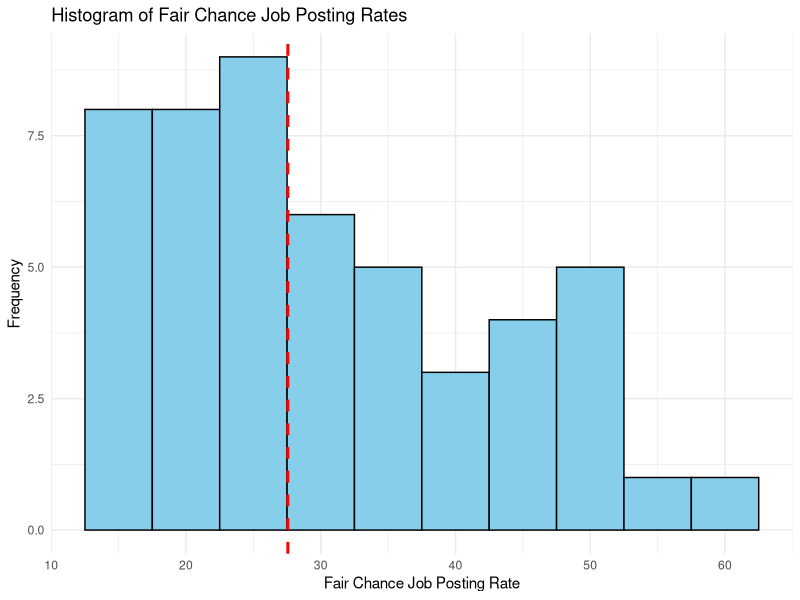
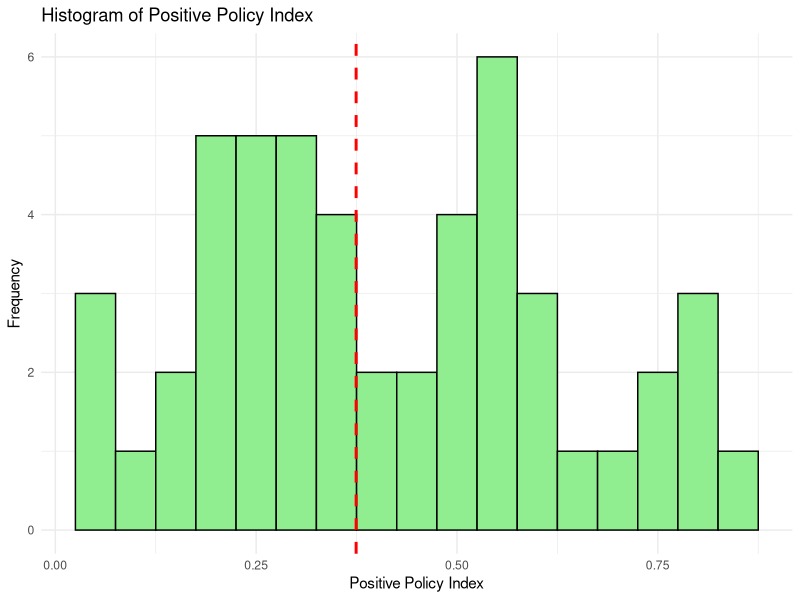
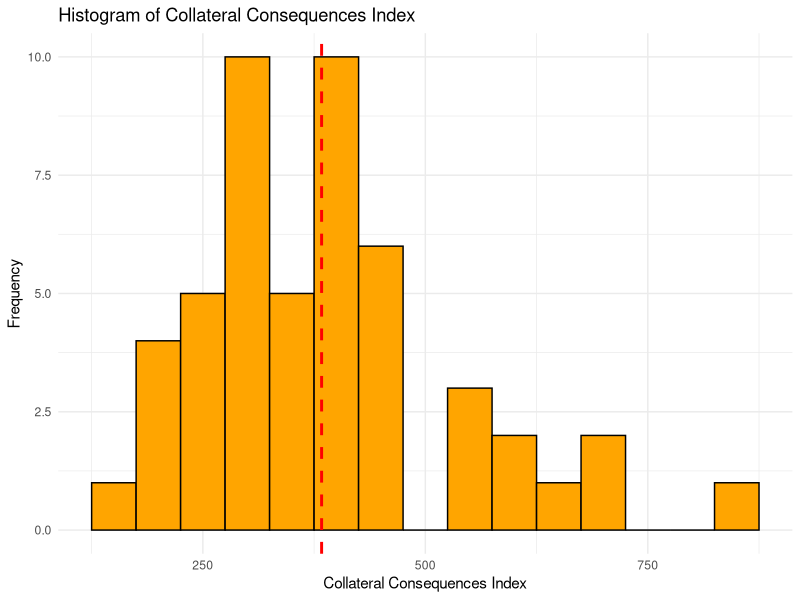
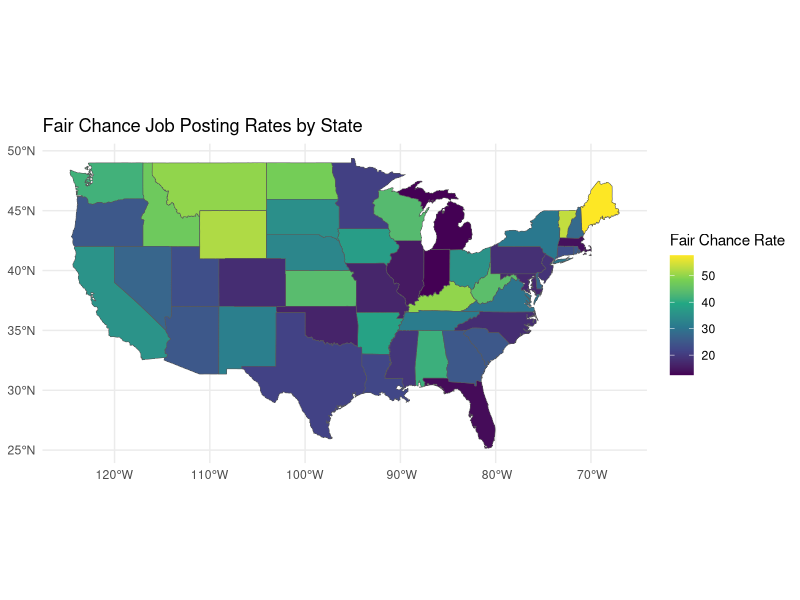
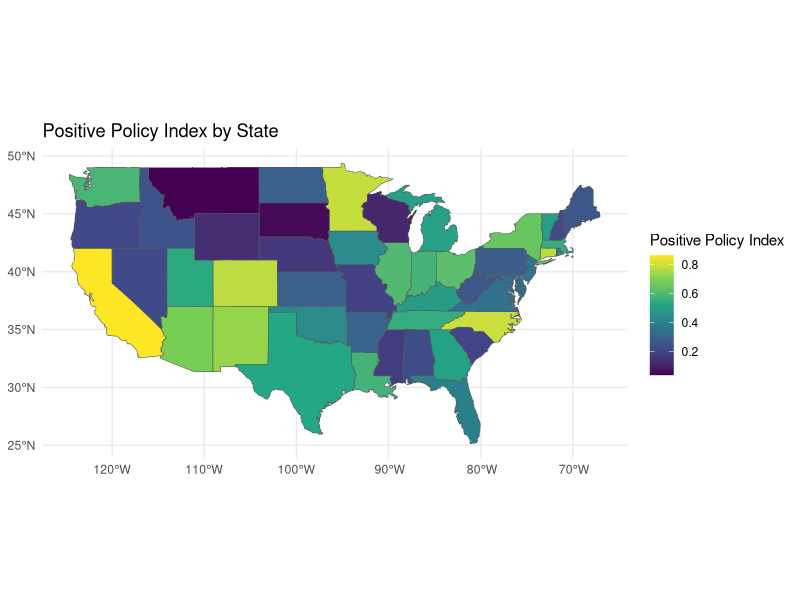
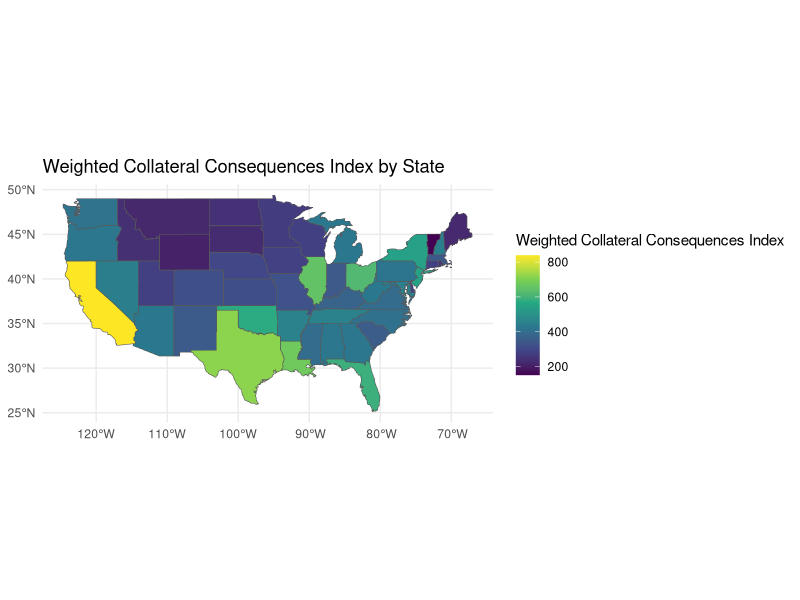

R code for these plots, in order:
## ---- chunk 1
# Load required libraries
library(ggplot2)
library(sf)
library(dplyr)

# Set parameter to overwrite plots
overwrite_plots = FALSE

# Read in the data
regression_data <- read.csv("../Controls/regression.csv")
employment_data <- read.csv("../Employment/Indeed/indeed-retail-foodservice-fairchance.csv")
control_data <- read.csv("../Controls/control_indices.csv")
## ---- chunk 2
ggplot(employment_data, aes(x = fair_chance_rate)) +
  geom_histogram(binwidth = 5, fill = "skyblue", color = "black") +
  geom_vline(aes(xintercept = median(fair_chance_rate)), color = "red", linetype = "dashed", linewidth = 1) +
  labs(
    title = "Histogram of Fair Chance Job Posting Rates",
    x = "Fair Chance Job Posting Rate",
    y = "Frequency"
  ) +
  theme_minimal()
## ---- chunk 3
ggplot(regression_data, aes(x = tot_pos_index)) +
  geom_histogram(binwidth = 0.05, fill = "lightgreen", color = "black") +
  geom_vline(aes(xintercept = median(tot_pos_index)), color = "red", linetype = "dashed", size = 1) +
  labs(
    title = "Histogram of Positive Policy Index",
    x = "Positive Policy Index",
    y = "Frequency"
  ) +
  theme_minimal()
## ---- chunk 4
ggplot(regression_data, aes(x = neg_combo_index)) +
  geom_histogram(binwidth = 50, fill = "orange", color = "black") +
  geom_vline(aes(xintercept = median(neg_combo_index)), color = "red", linetype = "dashed", size = 1) +
  labs(
    title = "Histogram of Collateral Consequences Index",
    x = "Collateral Consequences Index",
    y = "Frequency"
  ) +
  theme_minimal()
## ---- chunk 5
# Load US map shapefile
us_states <- st_as_sf(maps::map("state", plot = FALSE, fill = TRUE))

# Merge data with map for Fair Chance Job Posting Rates
us_data <- data.frame(state.name = tolower(state.name), fair_chance_rate = employment_data$fair_chance_rate)
us_map_fair_chance <- merge(us_states, us_data, by.x = "ID", by.y = "state.name")

# Plot Fair Chance Job Posting Rates by State and save to PDF
pdf("us_map_fair_chance_rate.pdf")
ggplot(data = us_map_fair_chance) +
  geom_sf(aes(fill = fair_chance_rate)) +
  scale_fill_viridis_c() +
  labs(
    title = "Fair Chance Job Posting Rates by State",
    fill = "Fair Chance Rate"
  ) +
  theme_minimal()
dev.off()
## ---- chunk 6
# Merge data with map for Positive Policy Index
us_data_pos <- data.frame(state.name = tolower(state.name), tot_pos_index = regression_data$tot_pos_index)
us_map_pos <- merge(us_states, us_data_pos, by.x = "ID", by.y = "state.name")

# Plot Positive Policy Index by State and save to PDF
pdf("us_map_positive_policy_index.pdf")
ggplot(data = us_map_pos) +
  geom_sf(aes(fill = tot_pos_index)) +
  scale_fill_viridis_c() +
  labs(
    title = "Positive Policy Index by State",
    fill = "Positive Policy Index"
  ) +
  theme_minimal()
dev.off()
## ---- chunk 7
# Merge data with map for Collateral Consequences Index
us_data_neg <- data.frame(state.name = tolower(state.name), neg_combo_index = regression_data$neg_combo_index)
us_map_neg <- merge(us_states, us_data_neg, by.x = "ID", by.y = "state.name")

# Plot Collateral Consequences Index by State and save to PDF
pdf("us_map_collateral_consequences_index.pdf")
ggplot(data = us_map_neg) +
  geom_sf(aes(fill = neg_combo_index)) +
  scale_fill_viridis_c() +
  labs(
    title = "Weighted Collateral Consequences Index by State",
    fill = "Weighted Collateral Consequences Index"
  ) +
  theme_minimal()
dev.off()
